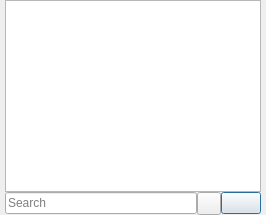
<?xml version="1.0" encoding="UTF-8"?>
<ui version="4.0">
 <class>ZonePickDialog</class>
 <widget class="QDialog" name="ZonePickDialog">
  <property name="windowTitle">
   <string>Time zone</string>
  </property>
  <layout class="QVBoxLayout" name="mainLayout">
   <property name="spacing">
    <number>0</number>
   </property>
   <property name="leftMargin">
    <number>5</number>
   </property>
   <property name="rightMargin">
    <number>5</number>
   </property>
   <property name="topMargin">
    <number>0</number>
   </property>
   <property name="bottomMargin">
    <number>0</number>
   </property>
   <item>
    <widget class="ExpandingListWidget" name="zoneList">
     <property name="editTriggers">
      <set>QAbstractItemView::NoEditTriggers</set>
     </property>
    </widget>
   </item>
   <item>
    <layout class="QHBoxLayout" name="searchLayout">
     <property name="spacing">
      <number>0</number>
     </property>
     <item>
      <widget class="QLineEdit" name="searchEdit">
       <property name="placeholderText">
        <string>Search</string>
       </property>
      </widget>
     </item>
     <item>
      <widget class="QToolButton" name="searchClearButton"/>
     </item>
     <item>
      <widget class="QPushButton" name="defaultButton"/>
     </item>
    </layout>
   </item>
  </layout>
 </widget>
 <customwidgets>
  <customwidget>
   <class>ExpandingListWidget</class>
   <extends>QListWidget</extends>
   <header>ExpandingListWidget.h</header>
  </customwidget>
 </customwidgets>
 <resources/>
 <connections/>
</ui>
